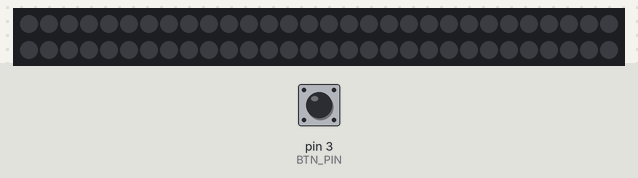
The sketch below on a simulated Arduino Uno, built with avr-gcc and run on an emulated ATmega328P. On the bench: 60 RGB LEDs in strip order, left to right, continuing on the next row. Inputs (shaded band) come from the test bench; at power-on: pin 3 (BTN_PIN) HIGH. Dim RGB values are drawn brighter than linear.

Above: at 1.2 s.
1.3 s: pin 3 (BTN_PIN) pulled LOW for 0.15 s
At 1.75 s:
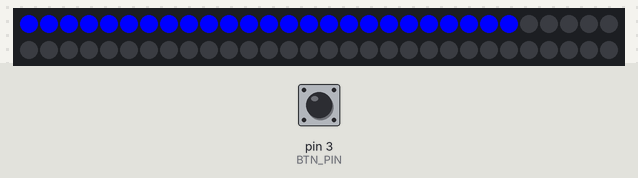
4.0 s: pin 3 (BTN_PIN) pulled LOW for 1 s
At 4.9 s:
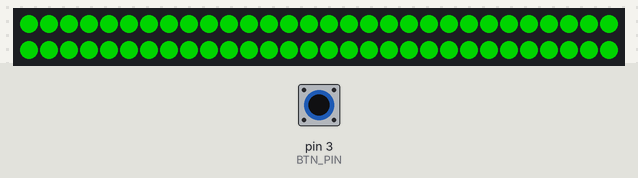
6.5 s: pin 3 (BTN_PIN) pulled LOW for 3.2 s
At 8.6 s:
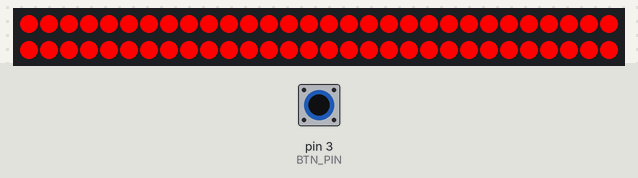
11.2 s: pin 3 (BTN_PIN) pulled LOW for 0.15 s
At 11.65 s:
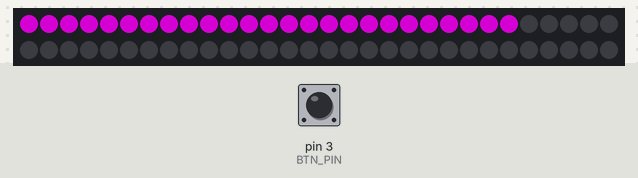
13.9 s: pin 3 (BTN_PIN) pulled LOW for 1 s
At 14.8 s:
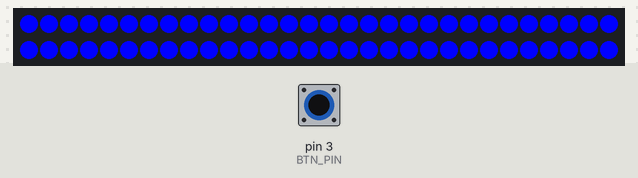
Timing chart, 0 to 16.9 s (numbered marks = the images above; inputs shaded):
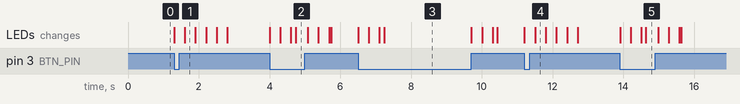

Measured:
- after the input at 1.3 s, the LEDs: first change at once (image 1 shows a later state)
- after the input at 4.0 s, the LEDs: first change at once (image 2 shows a later state)
- after the input at 6.5 s, the LEDs: first change at once (image 3 shows a later state)
- after the input at 11.2 s, the LEDs: first change at once (image 4 shows a later state)
- after the input at 13.9 s, the LEDs: first change at once (image 5 shows a later state)

The sketch:

SW.ino
```cpp
#include <FastLED.h>

constexpr uint8_t ARGB_PIN = 4;
constexpr uint8_t NUM_LEDS = 60;

constexpr uint8_t BTN_PIN = 3;
constexpr uint8_t NUM_MODES = 4;
/*
 * 1: Blue
 * 2: Green
 * 3: Red
 * 4: Purple
 * 5: Yellow
 * 6: White
 */
constexpr uint8_t DELAY = (600 / NUM_LEDS);

CRGB leds[NUM_LEDS];
uint8_t mode = NUM_MODES - 1;
uint8_t lastState = HIGH;

//constexpr uint8_t BRIGHTNESS =  ((60 * 255) / NUM_LEDS);

void setup() {
	FastLED.addLeds<NEOPIXEL, ARGB_PIN>(leds, NUM_LEDS);
	pinMode(BTN_PIN, INPUT_PULLUP);

	for (int i = 0; i < NUM_LEDS; i++) {
		leds[i] = CRGB::Black;
	}
	//FastLED.setBrightness(BRIGHTNESS);
	FastLED.show();
	//Serial.begin(9600);
}

void loop() {
	//Serial.print("Read: ");
	if (digitalRead(BTN_PIN) == LOW) {
		//Serial.print("L");
		if (lastState == HIGH) {
			lastState = LOW;
			mode = (mode + 1) % NUM_MODES;
			//Serial.print("->H: ");
			//Serial.println(mode);

			switch (mode) {
			case 0:
				for (int i = 0; i < NUM_LEDS; i++) {
					leds[i] = CRGB::Blue;
					FastLED.show();
					FastLED.delay(DELAY);
				}
				break;
			case 1:
				for (int i = 0; i < NUM_LEDS; i++) {
					leds[i] = CRGB::Green;
					FastLED.show();
					FastLED.delay(DELAY);
				}
				break;
			case 2:
				for (int i = 0; i < NUM_LEDS; i++) {
					leds[i] = CRGB::Red;
					FastLED.show();
					FastLED.delay(DELAY);
				}
				break;
			case 3:
				for (int i = 0; i < NUM_LEDS; i++) {
					leds[i] = CRGB::Purple;
					FastLED.show();
					FastLED.delay(DELAY);
				}
				break;
			case 4:
				for (int i = 0; i < NUM_LEDS; i++) {
					//leds[i] = CRGB::Yellow;
					leds[i].r = 0x40;
					leds[i].g = 0x40;
					leds[i].b = 0x00;
					FastLED.show();
					FastLED.delay(DELAY);
				}
				break;
			case 5:
				for (int i = 0; i < NUM_LEDS; i++) {
					//leds[i] = CRGB::White;
					leds[i].r = 0x40;
					leds[i].g = 0x40;
					leds[i].b = 0x40;
					FastLED.show();
					FastLED.delay(DELAY);
				}
				break;
			default:
				FastLED.delay(DELAY * NUM_LEDS);
				break;
			}
		}
	}
	else {
		//Serial.print("H");
		if (lastState == LOW) {
			//Serial.println("->L");
			lastState = HIGH;
			for (int i = NUM_LEDS - 1; i >= 0; i--) {
				leds[i] = CRGB::Black;
				FastLED.show();
				FastLED.delay(DELAY);
			}
		}
	}
}
```
